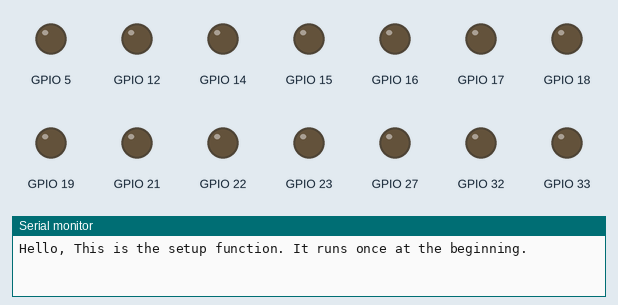
The sketch below on a simulated ESP32. Shown: output pins drawn as LEDs (lit = HIGH), the last lines printed to the serial monitor.

Above: at 0.05 s.
At 0.85 s:
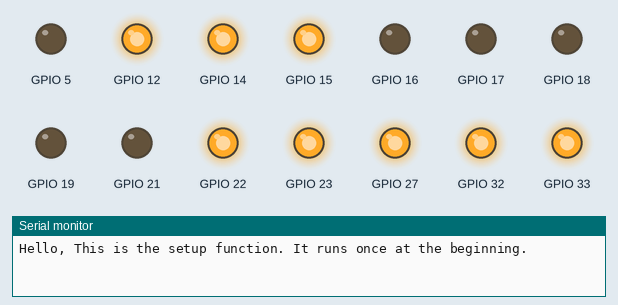
At 1.55 s:
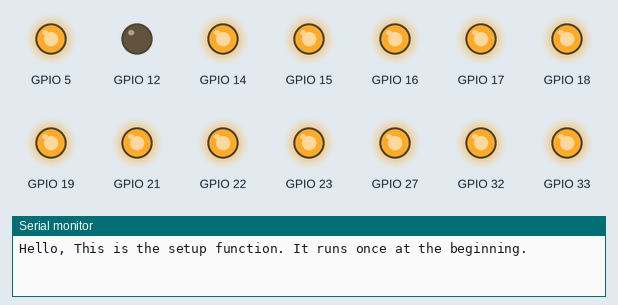
At 3.15 s:
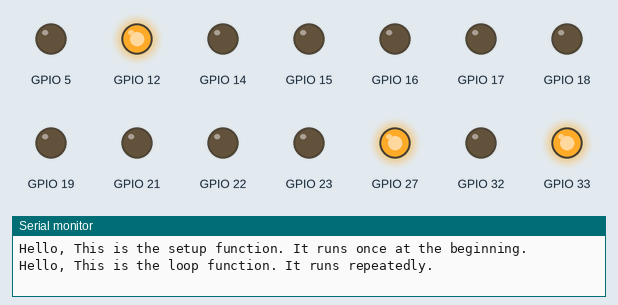
At 4.75 s:
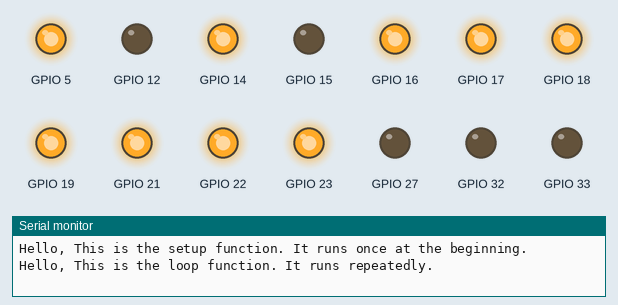
At 6.35 s:
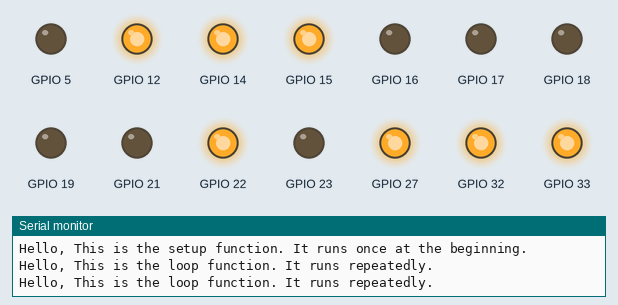
Timing chart, 0 to 6.7 s (numbered marks = the images above):
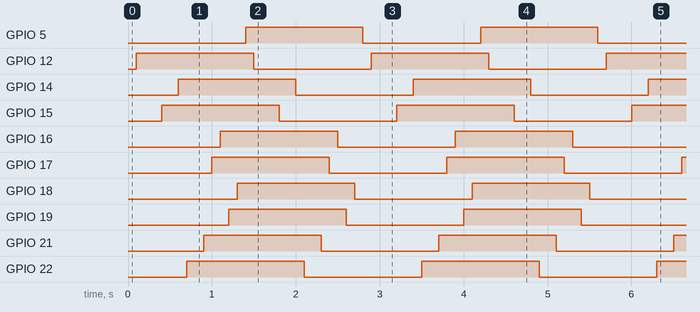

The sketch:

blink.ino
```cpp
void setup() {
  // put your setup code here, to run once:
  //int result = myFunction(2, 3);

  // Set output pins
  pinMode(GPIO_NUM_12, OUTPUT);
  pinMode(GPIO_NUM_27, OUTPUT);
  pinMode(GPIO_NUM_33, OUTPUT);
  pinMode(GPIO_NUM_15, OUTPUT);
  pinMode(GPIO_NUM_32, OUTPUT);
  pinMode(GPIO_NUM_14, OUTPUT);
  pinMode(GPIO_NUM_22, OUTPUT);
  pinMode(GPIO_NUM_23, OUTPUT);
  pinMode(GPIO_NUM_21, OUTPUT);
  pinMode(GPIO_NUM_17, OUTPUT);
  pinMode(GPIO_NUM_16, OUTPUT);
  pinMode(GPIO_NUM_19, OUTPUT);
  pinMode(GPIO_NUM_18, OUTPUT);
  pinMode(GPIO_NUM_5, OUTPUT);

  // Drive outputs LOW
  digitalWrite(GPIO_NUM_12, LOW);
  digitalWrite(GPIO_NUM_27, LOW);
  digitalWrite(GPIO_NUM_33, LOW);
  digitalWrite(GPIO_NUM_15, LOW);
  digitalWrite(GPIO_NUM_32, LOW);
  digitalWrite(GPIO_NUM_14, LOW);
  digitalWrite(GPIO_NUM_22, LOW);
  digitalWrite(GPIO_NUM_23, LOW);
  digitalWrite(GPIO_NUM_21, LOW);
  digitalWrite(GPIO_NUM_17, LOW);
  digitalWrite(GPIO_NUM_16, LOW);
  digitalWrite(GPIO_NUM_19, LOW);
  digitalWrite(GPIO_NUM_18, LOW);
  digitalWrite(GPIO_NUM_5, LOW);

  Serial.begin(115200);
  Serial.println("Hello, This is the setup function. It runs once at the beginning.");
}

void loop() {
  // put your main code here, to run repeatedly:
  delay(100); // Delay for 100ms
  digitalWrite(GPIO_NUM_12, HIGH);
  delay(100);
  digitalWrite(GPIO_NUM_27, HIGH);
  delay(100);
  digitalWrite(GPIO_NUM_33, HIGH);
  delay(100);
  digitalWrite(GPIO_NUM_15, HIGH);
  delay(100);
  digitalWrite(GPIO_NUM_32, HIGH);
  delay(100);
  digitalWrite(GPIO_NUM_14, HIGH);
  delay(100);
  digitalWrite(GPIO_NUM_22, HIGH);
  delay(100);
  digitalWrite(GPIO_NUM_23, HIGH);
  delay(100);
  digitalWrite(GPIO_NUM_21, HIGH);
  delay(100);
  digitalWrite(GPIO_NUM_17, HIGH);
  delay(100);
  digitalWrite(GPIO_NUM_16, HIGH);
  delay(100);
  digitalWrite(GPIO_NUM_19, HIGH);
  delay(100);
  digitalWrite(GPIO_NUM_18, HIGH);
  delay(100);
  digitalWrite(GPIO_NUM_5, HIGH);

  delay(100);
  digitalWrite(GPIO_NUM_12, LOW); // Turn the LED off
  delay(100);
  digitalWrite(GPIO_NUM_27, LOW);
  delay(100);
  digitalWrite(GPIO_NUM_33, LOW);
  delay(100);
  digitalWrite(GPIO_NUM_15, LOW);
  delay(100);
  digitalWrite(GPIO_NUM_32, LOW);
  delay(100);
  digitalWrite(GPIO_NUM_14, LOW);
  delay(100);
  digitalWrite(GPIO_NUM_22, LOW);
  delay(100);
  digitalWrite(GPIO_NUM_23, LOW);
  delay(100);
  digitalWrite(GPIO_NUM_21, LOW);
  delay(100);
  digitalWrite(GPIO_NUM_17, LOW);
  delay(100);
  digitalWrite(GPIO_NUM_16, LOW);
  delay(100);
  digitalWrite(GPIO_NUM_19, LOW);
  delay(100);
  digitalWrite(GPIO_NUM_18, LOW);
  delay(100);
  digitalWrite(GPIO_NUM_5, LOW);

  Serial.println("Hello, This is the loop function. It runs repeatedly.");
}
```

Measured:
- by itself, GPIO 5, GPIO 12, GPIO 14–19, GPIO 21–23, GPIO 27, GPIO 32, GPIO 33: alternates HIGH for 1.4 s and LOW for 1.4 s
